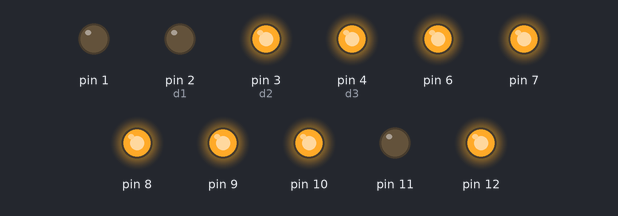
Bench run of a sketch on a simulated Arduino Uno, built with avr-gcc and run on an emulated ATmega328P. Shown: output pins drawn as LEDs (lit = HIGH). Pins used as bus, display or sensor lines are not drawn.

Above: at 0.1 s.
At 10.1 s:
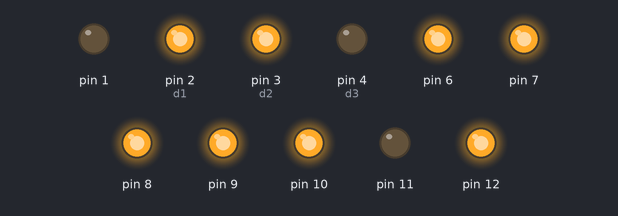
At 25.1 s:
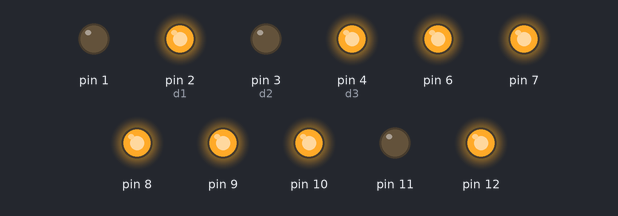
At 35.1 s:
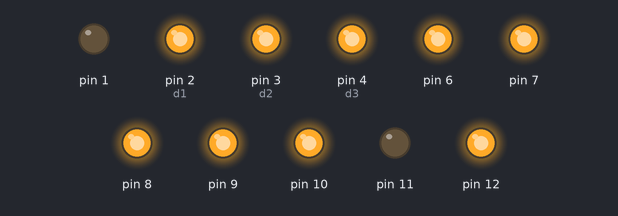
Timing chart, 0 to 36.6 s (numbered marks = the images above):
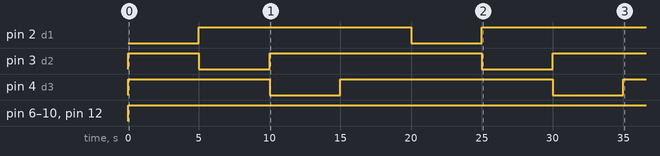

Measured:
- by itself, pin 2 (d1): LOW → HIGH at 5.0 s, → LOW 15.0 s later, → HIGH 5.0 s later
- by itself, pin 3 (d2): goes HIGH 5.0 s, LOW 5.0 s, HIGH 15.0 s, LOW 5.0 s, then HIGH
- by itself, pin 4 (d3): goes HIGH 10.0 s, LOW 5.0 s, HIGH 15.0 s, LOW 5.0 s, then HIGH
- by itself, pin 6–10, pin 12: LOW → HIGH at 0.00 s

The sketch:

last47seg.ino
```cpp
int a = 6, b = 7, c = 8, d = 9, e = 10, f = 12, g = 11, dp = 13;

int d1 = 2, d2 = 3, d3 = 4, d4 = 5;

int time = 100;

void setup() {
  int i = 1;
  for(; i<13; i++)
    pinMode(i, OUTPUT);

}

void loop() {
  offd(d1);
  offd(d2);
  offd(d3);
  offd(d4);

  int i, j;


  for(i = 0; i<10000; i++) {
    for(j = 0; j <= (time/20); j++) {
      ond(d1);
      num(i%10);
      delay(5000);
      offd(d1);

      ond(d2);
      num(i/10 - 10*(i/100));
      delay(5000);
      offd(d2);

      ond(d3);
      num(i/100 - 10*(i/1000));
      delay(5000);
      offd(d3);

      ond(d4);
      num(i/1000);
      delay(5000);
      offd(d4);
    }

  }

}

void on(int i) {
  digitalWrite(i, HIGH);
}

void off(int i){
 digitalWrite(i, LOW);
}

void ond(int i) {
  digitalWrite(i, LOW);
}

void offd(int i){
 digitalWrite(i, HIGH);
}

void num(int n) {

 if(n < 0)
  n = 0;

 switch(n) {

   case 0:
     on(a);
     on(b);
     on(c);
     on(d);
     on(e);
     on(f);
     off(g);
     break;
   case 1:
     off(a);
     on(b);
     on(c);
     off(d);
     off(e);
     off(f);
     off(g);
     break;
   case 2:
     on(a);
     on(b);
     off(c);
     on(d);
     on(e);
     off(f);
     on(g);
     break;
   case 3:
     on(a);
     on(b);
     on(c);
     on(d);
     off(e);
     off(f);
     on(g);
     break;
   case 4:
     off(a);
     on(b);
     on(c);
     off(d);
     off(e);
     on(f);
     on(g);
     break;
   case 5:
     on(a);
     off(b);
     on(c);
     on(d);
     off(e);
     on(f);
     on(g);
     break;
   case 6:
     on(a);
     off(b);
     on(c);
     on(d);
     on(e);
     on(f);
     on(g);
     break;
   case 7:
     on(a);
     on(b);
     on(c);
     off(d);
     off(e);
     off(f);
     off(g);
     break;
   case 8:
     on(a);
     on(b);
     on(c);
     on(d);
     on(e);
     on(f);
     on(g);
     break;
   case 9:
     on(a);
     on(b);
     on(c);
     on(d);
     off(e);
     on(f);
     on(g);
     break;


 }


}
```
